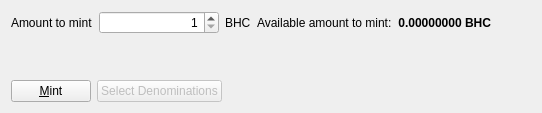
       <widget class="QWidget" name="tabMint">
        <attribute name="title">
         <string>Mint Σ</string>
        </attribute>
        <layout class="QGridLayout" name="gridLayout_3">
         <item row="0" column="0">
          <layout class="QGridLayout" name="gridLayout_mint">
           <item row="0" column="0">
            <layout class="QHBoxLayout" name="horizontalLayout_4">
             <item>
              <widget class="QLabel" name="label">
               <property name="text">
                <string>Amount to mint</string>
               </property>
              </widget>
             </item>
             <item>
              <widget class="QDoubleSpinBox" name="amountToMint">
               <property name="minimumSize">
                <size>
                 <width>120</width>
                 <height>0</height>
                </size>
               </property>
               <property name="alignment">
                <set>Qt::AlignRight|Qt::AlignTrailing|Qt::AlignVCenter</set>
               </property>
               <property name="decimals">
                <number>0</number>
               </property>
               <property name="minimum">
                <double>1.000000000000000</double>
               </property>
               <property name="maximum">
                <double>6666.000000000000000</double>
               </property>
               <property name="singleStep">
                <double>1.000000000000000</double>
               </property>
               <property name="value">
                <double>1.000000000000000</double>
               </property>
              </widget>
             </item>
             <item>
              <widget class="QLabel" name="label_2">
               <property name="text">
                <string>BHC</string>
               </property>
              </widget>
             </item>
             <item>
              <widget class="QLabel" name="label_4">
               <property name="text">
                <string>Available amount to mint:</string>
               </property>
              </widget>
             </item>
             <item>
              <widget class="QLabel" name="availableAmount">
               <property name="sizePolicy">
                <sizepolicy hsizetype="Fixed" vsizetype="Preferred">
                 <horstretch>0</horstretch>
                 <verstretch>0</verstretch>
                </sizepolicy>
               </property>
               <property name="minimumSize">
                <size>
                 <width>80</width>
                 <height>0</height>
                </size>
               </property>
               <property name="font">
                <font>
                 <weight>75</weight>
                 <bold>true</bold>
                </font>
               </property>
               <property name="text">
                <string>0.00000000 BHC</string>
               </property>
               <property name="alignment">
                <set>Qt::AlignRight|Qt::AlignTrailing|Qt::AlignVCenter</set>
               </property>
              </widget>
             </item>
             <item>
              <spacer name="horizontalSpacer_2">
               <property name="orientation">
                <enum>Qt::Horizontal</enum>
               </property>
               <property name="sizeHint" stdset="0">
                <size>
                 <width>40</width>
                 <height>20</height>
                </size>
               </property>
              </spacer>
             </item>
            </layout>
           </item>
           <item row="2" column="0">
            <layout class="QHBoxLayout" name="horizontalLayout">
             <item>
              <widget class="QPushButton" name="mintButton">
               <property name="enabled">
                <bool>true</bool>
               </property>
               <property name="text">
                <string>&amp;Mint</string>
               </property>
               <property name="icon">
                <iconset>
                 <normaloff>../res/icons/add.png</normaloff>../res/icons/add.png</iconset>
               </property>
              </widget>
             </item>
             <item>
              <widget class="QPushButton" name="selectDenomsButton">
               <property name="enabled">
                <bool>false</bool>
               </property>
               <property name="text">
                <string>Select Denominations</string>
               </property>
               <property name="icon">
                <iconset>
                 <normaloff>../res/icons/edit.png</normaloff>../res/icons/edit.png</iconset>
               </property>
              </widget>
             </item>
             <item>
              <spacer name="horizontalSpacer">
               <property name="orientation">
                <enum>Qt::Horizontal</enum>
               </property>
               <property name="sizeHint" stdset="0">
                <size>
                 <width>40</width>
                 <height>20</height>
                </size>
               </property>
              </spacer>
             </item>
            </layout>
           </item>
           <item row="1" column="0">
            <spacer name="verticalSpacer">
             <property name="orientation">
              <enum>Qt::Vertical</enum>
             </property>
             <property name="sizeHint" stdset="0">
              <size>
               <width>20</width>
               <height>40</height>
              </size>
             </property>
            </spacer>
           </item>
          </layout>
         </item>
        </layout>
       </widget>
